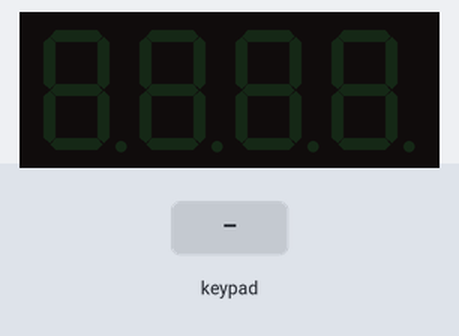
Recording of a sketch running on a simulated Arduino Uno, built with avr-gcc and run on an emulated ATmega328P. Parts: 4-digit seven-segment display. The inputs (shaded band) are chosen by the test bench. What the sketch prints to the serial monitor is not drawn.

Above: at 1.2 s.
1.3 s: keypad keys 6 7 8 9 pressed 0.4 s apart
At 3.8 s:
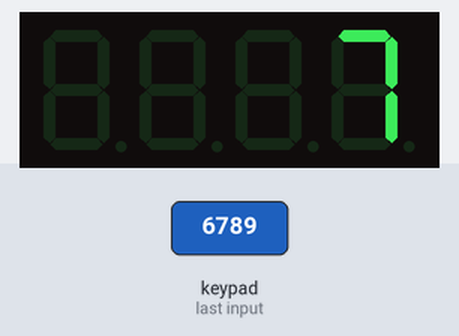
4.4 s: key '*' pressed
At 5.5 s:
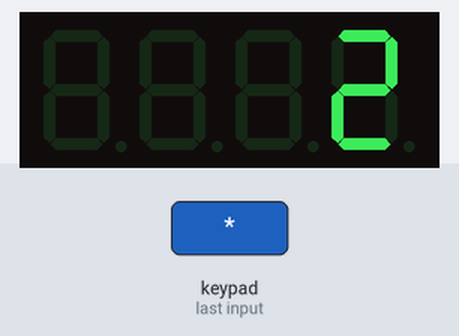
5.9 s: key 'D' pressed
At 6.5 s:
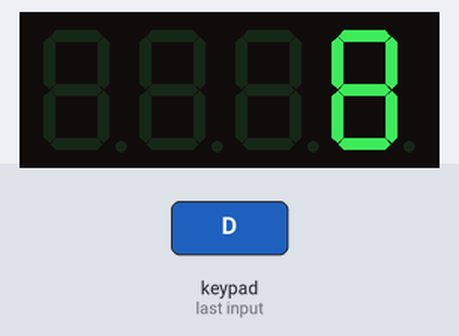
7.4 s: keypad keys 1 3 9 7 # pressed 0.4 s apart
At 9.9 s:
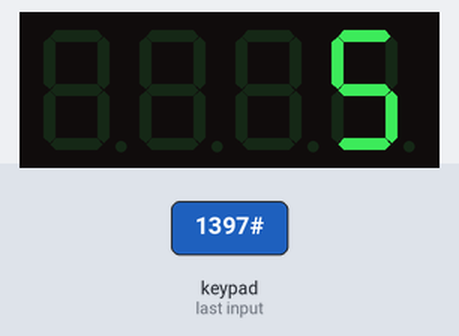
12.4 s: key 'B' pressed
Timing chart, 0 to 14.9 s (numbered marks = the images above; inputs shaded):
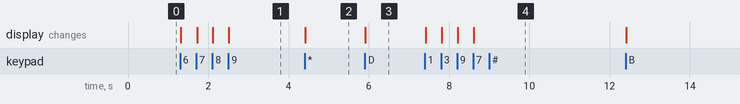

The sketch:

Lat_11_V2.ino
```cpp
#include <Arduino.h>
#include <TM1637Display.h>
#include <Key.h>
#include <Keypad.h>

// Module connection pins (Digital Pins)
#define CLK 22
#define DIO 24

// The amount of time (in milliseconds) between tests
#define TEST_DELAY   25

TM1637Display display(CLK, DIO);

// Define the keypad layout
const byte ROWS = 4; // Four rows
const byte COLS = 4; // Four columns
char keys[ROWS][COLS] = {
  {'3', '6', '9', '*'},
  {'5', '8', '1', '#'},
  {'4', '7', '0', '0'},
  {'A', 'B', 'C', 'D'}
};

// Define row and column pins
byte rowPins[ROWS] = {2, 3, 4, 5}; // Connect to the row pins of the keypad
byte colPins[COLS] = {6, 7, 8, 9}; // Connect to the column pins of the keypad

// Create the Keypad object
Keypad keypad = Keypad(makeKeymap(keys), rowPins, colPins, ROWS, COLS);

void setup() {
  Serial.begin(9600); // Initialize serial communication
}

void loop() {
  display.setBrightness(0x0f);
  char key = keypad.getKey(); // Read the pressed key

  if (key) {
    Serial.print(key); // Print the key to the Serial Monitor
    display.showNumberDec(key, false, 1, 3);
  }

}
```

Measured:
- after the input at 1.3 s, the display: first changes at once (image 1 shows a later state)
- after the input at 4.4 s, the display: changes at once (image 2)
- after the input at 5.9 s, the display: changes at once (image 3)
- after the input at 7.4 s, the display: first changes at once (image 4 shows a later state)
